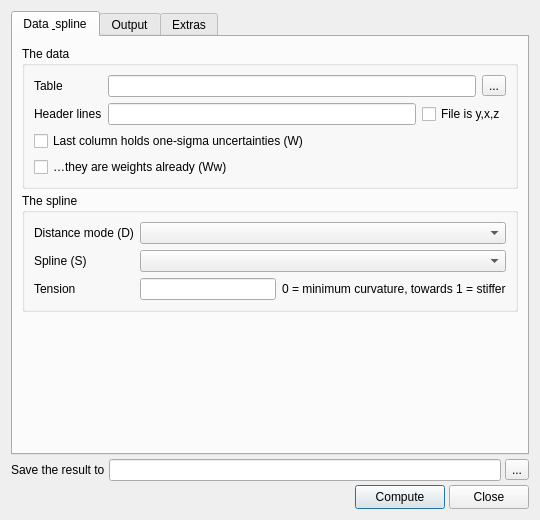
<?xml version="1.0" encoding="UTF-8"?>
<!--
  greenspline_dialog.ui — GMT menu > "greenspline": grid or evaluate scattered data with the Green's
  function of one of six splines, in 1, 2 or 3 dimensions. Loaded at RUNTIME by GreensplineDialog
  (deps/src/70_window.cpp) via QUiLoader. Option letters are in the labels: D distance mode,
  S spline, C eigenvalue cut, A gradients, N output locations, T mask grid, Q derivative, E misfit,
  L trend, W uncertainties, R/I region and spacing.
-->
<ui version="4.0">
 <class>GreensplineDialog</class>
 <widget class="QDialog" name="GreensplineDialog">
  <property name="geometry">
   <rect>
    <x>0</x>
    <y>0</y>
    <width>540</width>
    <height>520</height>
   </rect>
  </property>
  <property name="windowTitle">
   <string>greenspline</string>
  </property>
  <layout class="QVBoxLayout" name="verticalLayout_main">
   <property name="spacing"><number>4</number></property>
   <item>
    <widget class="QTabWidget" name="tabWidget">
     <property name="currentIndex"><number>0</number></property>

     <!-- ==================== TAB: Data & spline ==================== -->
     <widget class="QWidget" name="tab_data">
      <attribute name="title"><string>Data &amp; spline</string></attribute>
      <layout class="QVBoxLayout" name="verticalLayout_data">
       <property name="spacing"><number>4</number></property>
       <item>
        <widget class="QGroupBox" name="gb_input">
         <property name="title"><string>The data</string></property>
         <layout class="QGridLayout" name="gridLayout_input">
          <item row="0" column="0">
           <widget class="QLabel" name="lb_infile"><property name="text"><string>Table</string></property></widget>
          </item>
          <item row="0" column="1" colspan="2">
           <widget class="QLineEdit" name="edit_infile">
            <property name="toolTip"><string>&lt;html&gt;The scattered data. Columns are x[,y[,z]] then the value, as&lt;br&gt;the distance mode below decides. Double-click to browse.&lt;/html&gt;</string></property>
           </widget>
          </item>
          <item row="0" column="3">
           <widget class="QToolButton" name="btn_infile"><property name="text"><string>...</string></property></widget>
          </item>
          <item row="1" column="0">
           <widget class="QLabel" name="lb_headers"><property name="text"><string>Header lines</string></property></widget>
          </item>
          <item row="1" column="1">
           <widget class="QLineEdit" name="edit_headers">
            <property name="toolTip"><string>How many lines at the top to skip. Empty = none.</string></property>
           </widget>
          </item>
          <item row="1" column="2" colspan="2">
           <widget class="QCheckBox" name="chk_toggle">
            <property name="toolTip"><string>The file's first two columns are y,x rather than x,y</string></property>
            <property name="text"><string>File is y,x,z</string></property>
           </widget>
          </item>
          <item row="2" column="0" colspan="4">
           <widget class="QCheckBox" name="chk_uncert">
            <property name="toolTip"><string>&lt;html&gt;W: the LAST column holds one-sigma uncertainties. Weights&lt;br&gt;inversely proportional to their squares are computed from&lt;br&gt;them.&lt;/html&gt;</string></property>
            <property name="text"><string>Last column holds one-sigma uncertainties (W)</string></property>
           </widget>
          </item>
          <item row="3" column="0" colspan="4">
           <widget class="QCheckBox" name="chk_isweight">
            <property name="toolTip"><string>Ww: that last column is already a WEIGHT, so use it as it stands</string></property>
            <property name="text"><string>…they are weights already (Ww)</string></property>
           </widget>
          </item>
         </layout>
        </widget>
       </item>
       <item>
        <widget class="QGroupBox" name="gb_spline">
         <property name="title"><string>The spline</string></property>
         <layout class="QGridLayout" name="gridLayout_spline">
          <item row="0" column="0">
           <widget class="QLabel" name="lb_dmode"><property name="text"><string>Distance mode (D)</string></property></widget>
          </item>
          <item row="0" column="1" colspan="3">
           <widget class="QComboBox" name="cb_dmode">
            <property name="toolTip"><string>&lt;html&gt;What the coordinates mean, and with them how many dimensions&lt;br&gt;the problem has. A grid can only come back from the&lt;br&gt;two-dimensional modes.&lt;/html&gt;</string></property>
           </widget>
          </item>
          <item row="1" column="0">
           <widget class="QLabel" name="lb_spline"><property name="text"><string>Spline (S)</string></property></widget>
          </item>
          <item row="1" column="1" colspan="3">
           <widget class="QComboBox" name="cb_spline">
            <property name="toolTip"><string>&lt;html&gt;The Green's function. The last two live on a sphere and go&lt;br&gt;with the -D5 mode; the others do not.&lt;/html&gt;</string></property>
           </widget>
          </item>
          <item row="2" column="0">
           <widget class="QLabel" name="lb_tension"><property name="text"><string>Tension</string></property></widget>
          </item>
          <item row="2" column="1">
           <widget class="QLineEdit" name="edit_tension">
            <property name="toolTip"><string>0 to just under 1. A length scale may follow after a slash, e.g. 0.5/10.</string></property>
           </widget>
          </item>
          <item row="2" column="2" colspan="2">
           <widget class="QLabel" name="lb_tensionhint">
            <property name="text"><string>0 = minimum curvature, towards 1 = stiffer</string></property>
           </widget>
          </item>
         </layout>
        </widget>
       </item>
       <item>
        <spacer name="verticalSpacer_data">
         <property name="orientation"><enum>Qt::Orientation::Vertical</enum></property>
         <property name="sizeHint" stdset="0"><size><width>20</width><height>10</height></size></property>
        </spacer>
       </item>
      </layout>
     </widget>

     <!-- ==================== TAB: Output ==================== -->
     <widget class="QWidget" name="tab_output">
      <attribute name="title"><string>Output</string></attribute>
      <layout class="QVBoxLayout" name="verticalLayout_output">
       <property name="spacing"><number>4</number></property>
       <item>
        <widget class="QGroupBox" name="gb_what">
         <property name="title"><string>What comes back</string></property>
         <layout class="QGridLayout" name="gridLayout_what">
          <item row="0" column="0" colspan="3">
           <widget class="QRadioButton" name="rb_grid">
            <property name="toolTip"><string>&lt;html&gt;A grid, added to this window. Only the two-dimensional&lt;br&gt;distance modes can make one.&lt;/html&gt;</string></property>
            <property name="text"><string>A grid</string></property>
            <property name="checked"><bool>true</bool></property>
           </widget>
          </item>
          <item row="1" column="0" colspan="3">
           <widget class="QRadioButton" name="rb_nodes">
            <property name="toolTip"><string>&lt;html&gt;N: evaluate the spline at the locations listed in a file. The&lt;br&gt;answer is a table, and it is the only way a 1-D or 3-D problem&lt;br&gt;can be seen here.&lt;/html&gt;</string></property>
            <property name="text"><string>Values at the locations in a file (N)</string></property>
           </widget>
          </item>
          <item row="2" column="0">
           <widget class="QLabel" name="lb_nodefile"><property name="text"><string>Locations</string></property></widget>
          </item>
          <item row="2" column="1">
           <widget class="QLineEdit" name="edit_nodefile">
            <property name="toolTip"><string>The file of output coordinates. Double-click to browse.</string></property>
           </widget>
          </item>
          <item row="2" column="2">
           <widget class="QToolButton" name="btn_nodefile"><property name="text"><string>...</string></property></widget>
          </item>
         </layout>
        </widget>
       </item>
       <item>
        <widget class="QGroupBox" name="gb_region">
         <property name="title"><string>Where the grid goes (R, I)</string></property>
         <layout class="QVBoxLayout" name="verticalLayout_grid">
          <property name="spacing"><number>4</number></property>
          <item>
           <layout class="QGridLayout" name="gridLayout_region">
            <item row="0" column="0">
             <widget class="QLabel" name="lb_xmin"><property name="text"><string>xmin</string></property></widget>
            </item>
            <item row="0" column="1">
             <widget class="QLineEdit" name="edit_xmin"/>
            </item>
            <item row="0" column="2">
             <widget class="QLabel" name="lb_xmax"><property name="text"><string>xmax</string></property></widget>
            </item>
            <item row="0" column="3">
             <widget class="QLineEdit" name="edit_xmax"/>
            </item>
            <item row="1" column="0">
             <widget class="QLabel" name="lb_ymin"><property name="text"><string>ymin</string></property></widget>
            </item>
            <item row="1" column="1">
             <widget class="QLineEdit" name="edit_ymin"/>
            </item>
            <item row="1" column="2">
             <widget class="QLabel" name="lb_ymax"><property name="text"><string>ymax</string></property></widget>
            </item>
            <item row="1" column="3">
             <widget class="QLineEdit" name="edit_ymax"/>
            </item>
            <item row="2" column="0">
             <widget class="QLabel" name="lb_xinc"><property name="text"><string>x spacing</string></property></widget>
            </item>
            <item row="2" column="1">
             <widget class="QLineEdit" name="edit_xinc"/>
            </item>
            <item row="2" column="2">
             <widget class="QLabel" name="lb_yinc"><property name="text"><string>y spacing</string></property></widget>
            </item>
            <item row="2" column="3">
             <widget class="QLineEdit" name="edit_yinc">
              <property name="toolTip"><string>Empty = the same as the x spacing</string></property>
             </widget>
            </item>
           </layout>
          </item>
          <item>
           <widget class="QCheckBox" name="chk_pixel">
            <property name="toolTip"><string>Pixel registration (r) instead of gridline registration</string></property>
            <property name="text"><string>Pixel registration</string></property>
           </widget>
          </item>
          <item>
           <layout class="QHBoxLayout" name="horizontalLayout_mask">
            <item>
             <widget class="QLabel" name="lb_maskgrid"><property name="text"><string>OR the nodes of a mask grid (T)</string></property></widget>
            </item>
            <item>
             <widget class="QLineEdit" name="edit_maskgrid">
              <property name="toolTip"><string>&lt;html&gt;Evaluate only where this grid is not NaN, on its own nodes.&lt;br&gt;Giving one replaces the region and spacing above. Double-click&lt;br&gt;to browse.&lt;/html&gt;</string></property>
             </widget>
            </item>
            <item>
             <widget class="QToolButton" name="btn_maskgrid"><property name="text"><string>...</string></property></widget>
            </item>
           </layout>
          </item>
          <item>
           <widget class="QCheckBox" name="chk_plotpts">
            <property name="toolTip"><string>&lt;html&gt;Also put the data points on top of the new grid, from the very&lt;br&gt;table that was gridded&lt;/html&gt;</string></property>
            <property name="text"><string>Plot the data points on the result</string></property>
           </widget>
          </item>
         </layout>
        </widget>
       </item>
      </layout>
     </widget>

     <!-- ==================== TAB: Extras ==================== -->
     <widget class="QWidget" name="tab_extras">
      <attribute name="title"><string>Extras</string></attribute>
      <layout class="QVBoxLayout" name="verticalLayout_extras">
       <property name="spacing"><number>4</number></property>
       <item>
        <widget class="QGroupBox" name="gb_approx">
         <property name="title"><string>Approximate fit — throw away the small eigenvalues (C)</string></property>
         <layout class="QGridLayout" name="gridLayout_approx">
          <item row="0" column="0" colspan="4">
           <widget class="QCheckBox" name="chk_approx">
            <property name="toolTip"><string>&lt;html&gt;Solve by SVD and drop the smallest eigenvalues, which turns&lt;br&gt;the exact interpolator into a smoother&lt;/html&gt;</string></property>
            <property name="text"><string>Solve by SVD and cut the eigenvalues</string></property>
           </widget>
          </item>
          <item row="1" column="0">
           <widget class="QLabel" name="lb_ckind"><property name="text"><string>Keep by</string></property></widget>
          </item>
          <item row="1" column="1">
           <widget class="QComboBox" name="cb_ckind">
            <property name="toolTip"><string>How the cut is stated</string></property>
           </widget>
          </item>
          <item row="1" column="2">
           <widget class="QLabel" name="lb_cvalue"><property name="text"><string>Value</string></property></widget>
          </item>
          <item row="1" column="3">
           <widget class="QLineEdit" name="edit_cvalue"/>
          </item>
          <item row="2" column="0">
           <widget class="QLabel" name="lb_cfile"><property name="text"><string>Eigenvalues to</string></property></widget>
          </item>
          <item row="2" column="1" colspan="2">
           <widget class="QLineEdit" name="edit_cfile">
            <property name="toolTip"><string>Optional file to write the eigenvalues to (+f)</string></property>
           </widget>
          </item>
          <item row="2" column="3">
           <widget class="QToolButton" name="btn_cfile"><property name="text"><string>...</string></property></widget>
          </item>
         </layout>
        </widget>
       </item>
       <item>
        <widget class="QGroupBox" name="gb_more">
         <property name="title"><string>More constraints and reports</string></property>
         <layout class="QGridLayout" name="gridLayout_more">
          <item row="0" column="0">
           <widget class="QLabel" name="lb_gradfile"><property name="text"><string>Gradients (A)</string></property></widget>
          </item>
          <item row="0" column="1" colspan="2">
           <widget class="QLineEdit" name="edit_gradfile">
            <property name="toolTip"><string>Optional file of surface-gradient constraints. Double-click to browse.</string></property>
           </widget>
          </item>
          <item row="0" column="3">
           <widget class="QToolButton" name="btn_gradfile"><property name="text"><string>...</string></property></widget>
          </item>
          <item row="1" column="0">
           <widget class="QLabel" name="lb_gradformat"><property name="text"><string>its record format</string></property></widget>
          </item>
          <item row="1" column="1">
           <widget class="QLineEdit" name="edit_gradformat">
            <property name="toolTip"><string>&lt;html&gt;1 to 5, as the greenspline manual lists them (+f). The green ?&lt;br&gt;button opens that page.&lt;/html&gt;</string></property>
            <property name="text"><string>1</string></property>
           </widget>
          </item>
          <item row="2" column="0" colspan="2">
           <widget class="QCheckBox" name="chk_deriv">
            <property name="toolTip"><string>Q: return the directional derivative of the surface instead of the surface</string></property>
            <property name="text"><string>Directional derivative instead (Q)</string></property>
           </widget>
          </item>
          <item row="2" column="2" colspan="2">
           <widget class="QLineEdit" name="edit_derivdir">
            <property name="toolTip"><string>One azimuth on a surface; the three direction cosines as x/y/z in a volume</string></property>
           </widget>
          </item>
          <item row="3" column="0" colspan="4">
           <widget class="QCheckBox" name="chk_misfit">
            <property name="toolTip"><string>&lt;html&gt;E: evaluate the spline at the data points and report how far&lt;br&gt;it missed (mean, standard deviation, rms)&lt;/html&gt;</string></property>
            <property name="text"><string>Report the misfit at the data points (E)</string></property>
           </widget>
          </item>
          <item row="4" column="0">
           <widget class="QLabel" name="lb_misfitfile"><property name="text"><string>Misfit table to</string></property></widget>
          </item>
          <item row="4" column="1" colspan="2">
           <widget class="QLineEdit" name="edit_misfitfile">
            <property name="toolTip"><string>Optional. Empty = the statistics go to GMT's own message stream only.</string></property>
           </widget>
          </item>
          <item row="4" column="3">
           <widget class="QToolButton" name="btn_misfitfile"><property name="text"><string>...</string></property></widget>
          </item>
          <item row="5" column="0">
           <widget class="QLabel" name="lb_reportfile"><property name="text"><string>Report to</string></property></widget>
          </item>
          <item row="5" column="1" colspan="2">
           <widget class="QLineEdit" name="edit_reportfile">
            <property name="toolTip"><string>Optional file for the misfit report (+r)</string></property>
           </widget>
          </item>
          <item row="5" column="3">
           <widget class="QToolButton" name="btn_reportfile"><property name="text"><string>...</string></property></widget>
          </item>
          <item row="6" column="0" colspan="2">
           <widget class="QCheckBox" name="chk_notrend">
            <property name="toolTip"><string>&lt;html&gt;Lt: leave the linear (1-D) or planar (2-D) trend in the data&lt;br&gt;instead of removing it first&lt;/html&gt;</string></property>
            <property name="text"><string>Do not remove the trend (Lt)</string></property>
           </widget>
          </item>
          <item row="6" column="2" colspan="2">
           <widget class="QCheckBox" name="chk_norestore">
            <property name="toolTip"><string>Lr: do not add the removed trend back to the solution</string></property>
            <property name="text"><string>Do not restore it (Lr)</string></property>
           </widget>
          </item>
          <item row="7" column="0" colspan="4">
           <widget class="QCheckBox" name="chk_verbose">
            <property name="toolTip"><string>Let the module report its progress on the Julia console</string></property>
            <property name="text"><string>Verbose</string></property>
           </widget>
          </item>
         </layout>
        </widget>
       </item>
       <item>
        <spacer name="verticalSpacer_extras">
         <property name="orientation"><enum>Qt::Orientation::Vertical</enum></property>
         <property name="sizeHint" stdset="0"><size><width>20</width><height>10</height></size></property>
        </spacer>
       </item>
      </layout>
     </widget>

    </widget>
   </item>
   <item>
    <layout class="QHBoxLayout" name="horizontalLayout_out">
     <item>
      <widget class="QLabel" name="lb_out"><property name="text"><string>Save the result to</string></property></widget>
     </item>
     <item>
      <widget class="QLineEdit" name="edit_outfile">
       <property name="toolTip"><string>&lt;html&gt;Optional. A grid, or a table when the answer is one. Leave&lt;br&gt;empty to keep it in this window only.&lt;/html&gt;</string></property>
      </widget>
     </item>
     <item>
      <widget class="QToolButton" name="btn_outfile"><property name="text"><string>...</string></property></widget>
     </item>
    </layout>
   </item>
   <item>
    <layout class="QHBoxLayout" name="horizontalLayout_buttons">
     <item>
      <spacer name="buttonsSpacer">
       <property name="orientation"><enum>Qt::Orientation::Horizontal</enum></property>
       <property name="sizeHint" stdset="0"><size><width>40</width><height>20</height></size></property>
      </spacer>
     </item>
     <item>
      <widget class="QPushButton" name="push_compute">
       <property name="minimumSize"><size><width>90</width><height>24</height></size></property>
       <property name="text"><string>Compute</string></property>
      </widget>
     </item>
     <item>
      <widget class="QPushButton" name="push_close">
       <property name="minimumSize"><size><width>70</width><height>24</height></size></property>
       <property name="text"><string>Close</string></property>
      </widget>
     </item>
    </layout>
   </item>
  </layout>
 </widget>
 <resources/>
 <connections/>
</ui>
